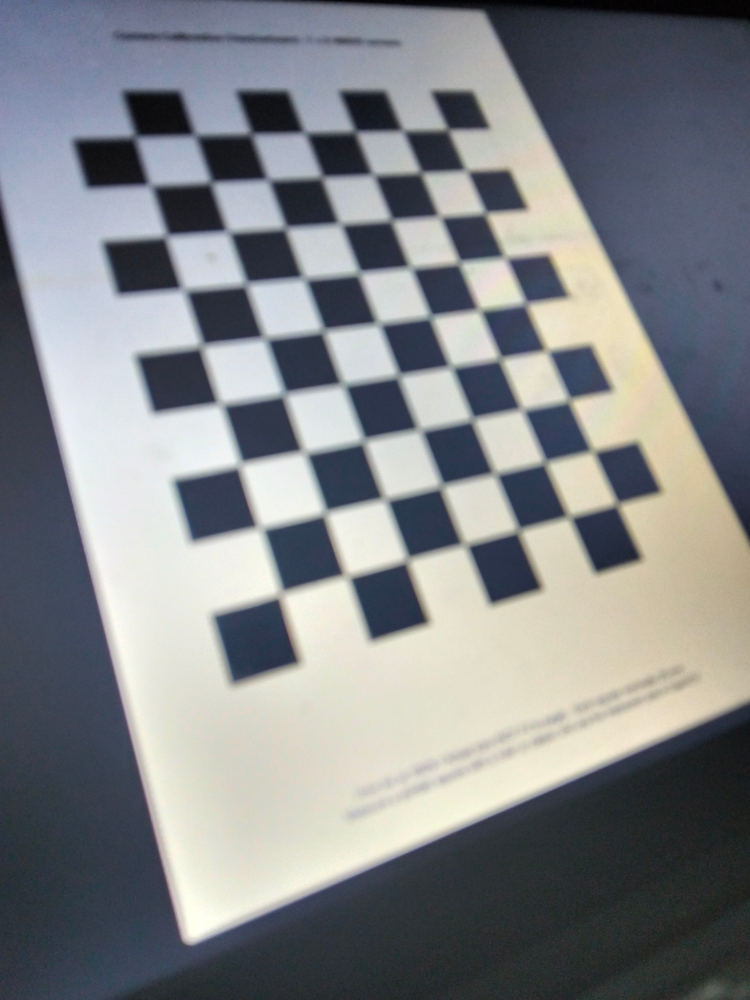
#> input picture calibration/images/checkerboard_002.jpg, 1500 x 2000 px (shown at 1/2 size); its folder holds 5 pictures in this run
$ python compare_outlier.py
#> lines starting #> are read from the running program, lines starting #| are printed output that depends on the picture
#> (reads calibration/parameters/calibration_metadata.json from the repository)
#> (reads calibration/parameters/per_image_reprojection_errors.csv from the repository)
### calibration/calibration.py
"""Calibrate camera intrinsics from the supplied checkerboard photographs."""

from __future__ import annotations

import csv
import json
from collections import defaultdict
from dataclasses import dataclass
from datetime import datetime, timezone
from pathlib import Path
from typing import Any

import cv2
import numpy as np


BASE_DIR = Path(__file__).resolve().parent
IMAGE_DIR = BASE_DIR / "images"
OUTPUT_DIR = BASE_DIR / "parameters"
DETECTED_DIR = OUTPUT_DIR / "detected_corners"
PATTERN_SIZES = ((7, 9), (9, 7))
CORNER_REFINEMENT = (
    cv2.TERM_CRITERIA_EPS + cv2.TERM_CRITERIA_MAX_ITER,
    30,
    0.001,
)
SB_FLAGS = cv2.CALIB_CB_NORMALIZE_IMAGE | cv2.CALIB_CB_EXHAUSTIVE
CLASSIC_FLAGS = (
    cv2.CALIB_CB_ADAPTIVE_THRESH | cv2.CALIB_CB_NORMALIZE_IMAGE
)


@dataclass
class Detection:
    image_path: Path
    image: np.ndarray
    corners: np.ndarray
    pattern_size: tuple[int, int]
    method: str
    attempts: dict[str, dict[str, bool]]


def detect_corners(image_path: Path) -> tuple[Detection | None, str | None]:
    image = cv2.imread(str(image_path), cv2.IMREAD_COLOR)
#> image is the input picture: shape (2000, 1500, 3); mean B, G, R 135.3, 132.4, 129.7
    if image is None:
        return None, "image could not be decoded"

    gray = cv2.cvtColor(image, cv2.COLOR_BGR2GRAY)
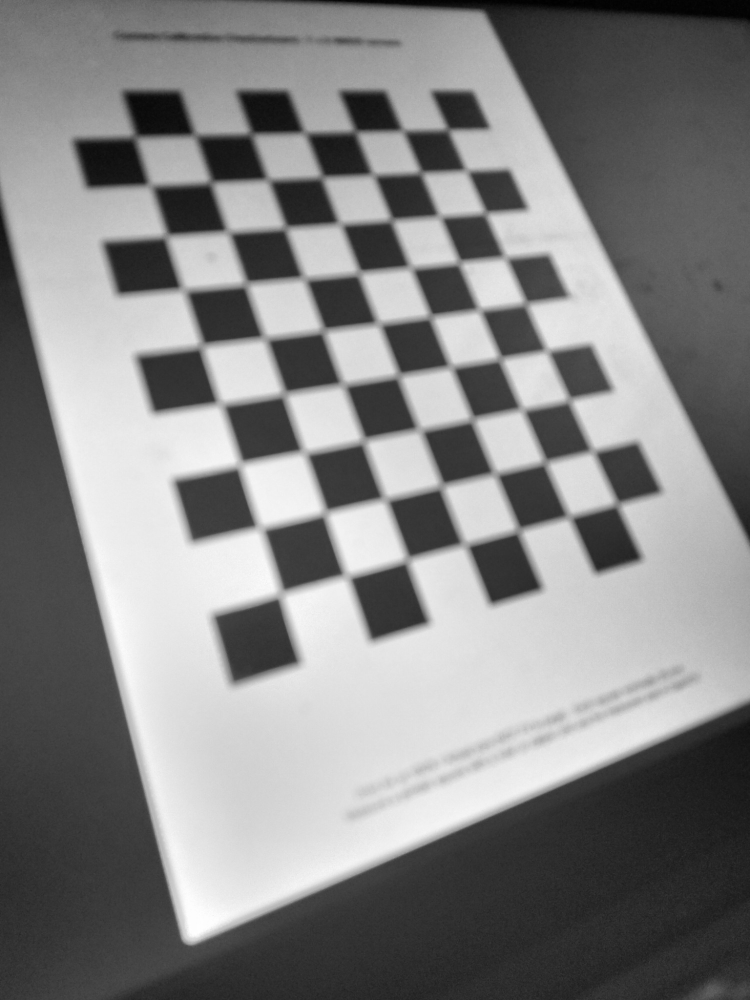
#> gray: shape (2000, 1500) (shown at 1/2 size); min 0, max 254, mean 131.9
    candidates: list[tuple[tuple[int, int], str, np.ndarray]] = []
    attempts: dict[str, dict[str, bool]] = {}

    for pattern_size in PATTERN_SIZES:
        label = f"{pattern_size[0]}x{pattern_size[1]}"
        sb_found, sb_corners = cv2.findChessboardCornersSB(
            gray, pattern_size, SB_FLAGS
        )
        classic_found, classic_corners = cv2.findChessboardCorners(
            gray, pattern_size, CLASSIC_FLAGS
        )
        attempts[label] = {
            "sb_found": bool(sb_found),
            "classic_found": bool(classic_found),
        }

        if sb_found and sb_corners is not None:
            candidates.append((pattern_size, "SB", sb_corners))
        if classic_found and classic_corners is not None:
            candidates.append((pattern_size, "classic", classic_corners))
#> this loop made 2 passes
#> (sb_found, classic_found) on passes 1 to 2: (False, True), (False, True)
#> after the loop, attempts = 2 items; candidates = 2 items

    if not candidates:
        return None, "no complete 7x9 or 9x7 corner grid detected"

    # Prefer the stated 7x9 layout and SB localization, with classic fallback.
    pattern_rank = {size: rank for rank, size in enumerate(PATTERN_SIZES)}
    method_rank = {"SB": 0, "classic": 1}
    pattern_size, method, corners = min(
        candidates,
        key=lambda item: (
            pattern_rank[item[0]],
            method_rank[item[1]],
        ),
    )
#> pattern_size = (7, 9); method = 'classic'; corners = 63 rows, first 8: [1235.5, 1009], [1139, 1034], [1038, 1061], [930, 1089.5], [815, 1120], [694, 1152], [561.5, 1189], [1185.5, 902]
    refined = cv2.cornerSubPix(
        gray,
        corners,
        (11, 11),
        (-1, -1),
        CORNER_REFINEMENT,
    )
#> refined = 63 rows, first 8: [1239.3, 1004.4], [1144.8, 1036.8], [1042.8, 1055.9], [937.3, 1093.6], [818.7, 1113], [685.5, 1148.9], [556.3, 1197.3], [1191.6, 904.3]
    return (
        Detection(
            image_path=image_path,
            image=image,
            corners=refined,
            pattern_size=pattern_size,
            method=method,
            attempts=attempts,
        ),
        None,
    )


# [5 lines left out: function make_object_points, not called in this run]


def write_image(path: Path, image: np.ndarray) -> None:
    if not cv2.imwrite(str(path), image):
        raise OSError(f"Could not write image: {path}")


# [335 lines left out: functions save_detected_corners, save_undistortion_comparison, calibrate_group, main, not called in this run]


# [2 lines that do not run on import are left out]

### calibration/compare_outlier.py
"""Non-destructive, single-outlier calibration comparison; no production writes."""
import csv
import hashlib
import json
from datetime import datetime, timezone
from pathlib import Path

import cv2
import numpy as np

from calibration import detect_corners, make_object_points


def main():
    base = Path(__file__).resolve().parent
    protected = sorted(p for folder in (base / 'images', base / 'parameters')
                       for p in folder.rglob('*') if p.is_file())
    hashes = {str(p.relative_to(base)): hashlib.sha256(p.read_bytes()).hexdigest()
              for p in protected}
    out = base / 'comparisons' / datetime.now(timezone.utc).strftime('exclude_002_%Y%m%dT%H%M%S%fZ')
    out.mkdir(parents=True, exist_ok=False)
    metadata = json.loads((base / 'parameters/calibration_metadata.json').read_text())
    original = next(g for g in metadata['calibrations_by_resolution']
                    if g['image_size_px'] == {'width': 1500, 'height': 2000})
    detections = []
    for record in original['individual_image_errors']:
        detection, failure = detect_corners(base / 'images' / record['image'])
        if detection is None:
            raise RuntimeError(f"{record['image']}: {failure}; no silent exclusions")
        if detection.image.shape[:2] != (2000, 1500):
            raise RuntimeError('Unexpected image size')
        detections.append(detection)
        print(f'Detected {record["image"]}: {detection.method}', flush=True)
#| Detected checkerboard_002.jpg: classic
#> pass 3 of the loop in main, `for record in original['individual_image_errors']:`:
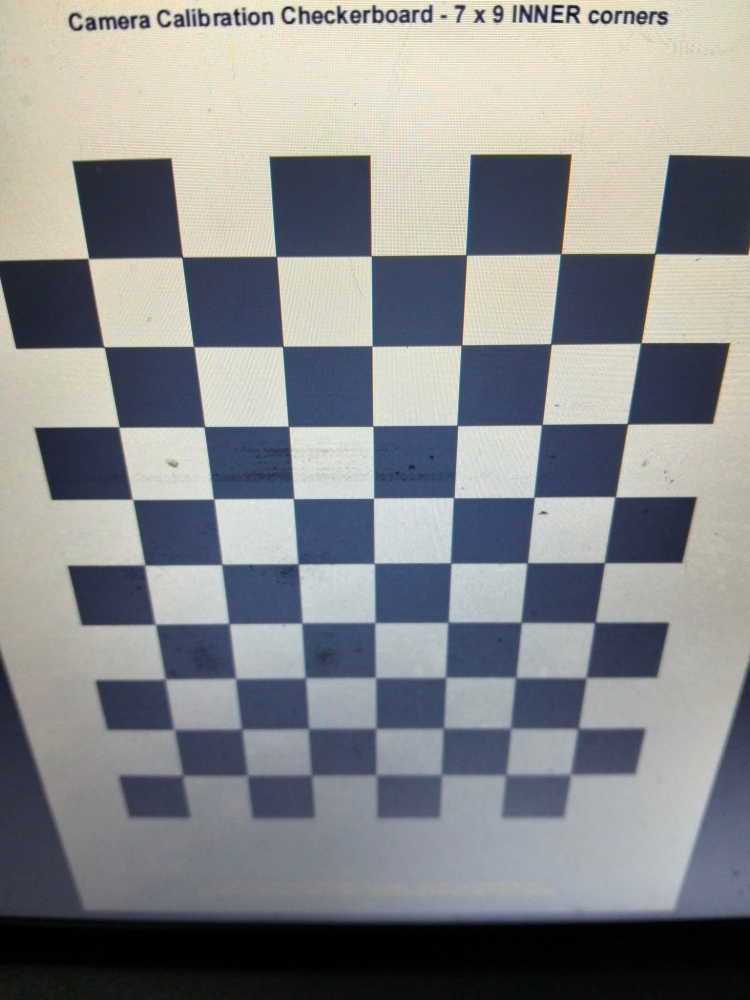
#> input picture calibration/images/checkerboard_004.jpg, 1500 x 2000 px (shown at 1/2 size)
#> in detect_corners, image is the input picture: shape (2000, 1500, 3); mean B, G, R 139.5, 137.4, 135.5
#> in detect_corners (call 3), `gray = cv2.cvtColor(image, cv2.COLOR_BGR2GRAY)`:
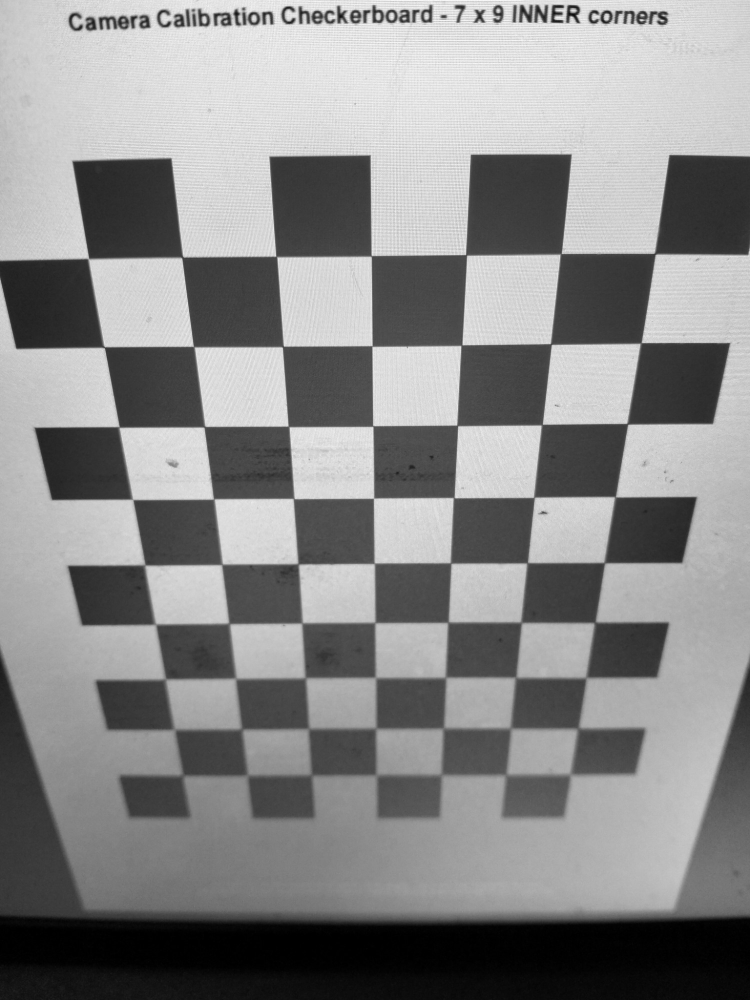
#> gray: shape (2000, 1500) (shown at 1/2 size); min 0, max 254, mean 137.1
#> the loop in detect_corners (call 3), `for pattern_size in PATTERN_SIZES:` made 2 passes
#> after the loop in detect_corners (call 3), `for pattern_size in PATTERN_SIZES:`: candidates = 2 items
#> method = 'classic'; corners = 63 rows, first 8: [1140.5, 1549], [1011.5, 1550], [883.5, 1550], [752.5, 1551], [624, 1550.5], [495, 1551], [365, 1550.5], [1156.5, 1456.5]
#> refined = 63 rows, first 8: [1140.6, 1548.7], [1012.3, 1549.7], [883.1, 1549.6], [752.7, 1550.3], [623.5, 1550.1], [495.6, 1550.1], [366.4, 1550.1], [1156.5, 1456.8]
#| Detected checkerboard_004.jpg: classic
#> the loop made 5 passes; the first 3 are shown
    objects = [make_object_points(d.pattern_size) for d in detections]
    points = [d.corners for d in detections]
    baseline = cv2.calibrateCamera(objects, points, (1500, 2000), None, None)
    keep = [i for i, d in enumerate(detections) if d.image_path.name != 'checkerboard_002.jpg']
    if len(keep) != 14:
        raise RuntimeError('Expected exactly 14 retained images')
    updated = cv2.calibrateCamera([objects[i] for i in keep], [points[i] for i in keep],
                                (1500, 2000), None, None)
    rms, matrix, distortion, rotations, translations = updated
    rows = []
    normals = []
    thumbs = []
    for i, d in enumerate(detections):
        retained = i in keep
        if retained:
            j = keep.index(i)
            rotation, translation = rotations[j], translations[j]
        else:
            ok, rotation, translation = cv2.solvePnP(objects[i], points[i], matrix, distortion)
            if not ok:
                raise RuntimeError('Excluded-image pose fit failed')
        projected, _ = cv2.projectPoints(objects[i], rotation, translation, matrix, distortion)
        error = float(np.sqrt(np.mean(np.sum((points[i].reshape(-1, 2) - projected.reshape(-1, 2)) ** 2, axis=1))))
        rot, _ = cv2.Rodrigues(rotation)
        normal = rot[:, 2]
        if normal[2] < 0:
            normal = -normal
        tilt = float(np.degrees(np.arccos(np.clip(normal[2], -1, 1))))
        tx = float(np.degrees(np.arctan2(normal[0], normal[2])))
        ty = float(np.degrees(np.arctan2(normal[1], normal[2])))
        xy = points[i].reshape(-1, 2)
        area = float(cv2.contourArea(cv2.convexHull(xy)) / (1500 * 2000))
        row = dict(image=d.image_path.name, retained=retained, detector=d.method,
                   original_error_px=original['individual_image_errors'][i]['reprojection_error_px'],
                   updated_error_px=error, tilt_deg=tilt, normal_x_angle_deg=tx,
                   normal_y_angle_deg=ty, centroid_x_px=float(xy[:, 0].mean()),
                   centroid_y_px=float(xy[:, 1].mean()), corner_hull_image_fraction=area)
        rows.append(row)
        if retained:
            normals.append(normal)
        thumb = cv2.resize(d.image, (225, 300))
        cv2.putText(thumb, d.image_path.stem, (5, 18), cv2.FONT_HERSHEY_SIMPLEX, .42, (0, 0, 255), 1)
        cv2.putText(thumb, f'tilt {tilt:.1f} deg', (5, 38), cv2.FONT_HERSHEY_SIMPLEX, .42, (0, 0, 255), 1)
        thumbs.append(thumb)
    cv2.imwrite(str(out / 'view_contact_sheet.jpg'), np.vstack([np.hstack(thumbs[i:i+5]) for i in range(0, 15, 5)]))
    angles = np.degrees(np.arccos(np.clip(np.array(normals) @ np.array(normals).T, -1, 1)))
    retained_rows = [r for r in rows if r['retained']]
    diversity = {key: [min(r[key] for r in retained_rows), max(r[key] for r in retained_rows)]
                 for key in ('tilt_deg', 'normal_x_angle_deg', 'normal_y_angle_deg',
                             'centroid_x_px', 'centroid_y_px', 'corner_hull_image_fraction')}
    diversity['max_pairwise_normal_angle_deg'] = float(angles.max())
    diversity['note'] = 'Pose estimates depend on the fitted intrinsics. Angular diversity and spatial coverage are diagnostics, not an accuracy certificate.'
    old_shared = float(np.sqrt(np.mean([r['original_error_px'] ** 2 for r in retained_rows])))
    np.savez_compressed(out / 'camera_parameters_1500x2000_excluding_002.npz',
                        camera_matrix=matrix, distortion_coefficients=distortion,
                        rms_reprojection_error_px=rms, image_size_wh=[1500, 2000],
                        rotation_vectors=rotations, translation_vectors=translations,
                        included_images=[detections[i].image_path.name for i in keep],
                        square_size_units='unit square')
    np.savez_compressed(out / 'detected_points.npz', image_points=np.array(points),
                        object_points=np.array(objects), images=[d.image_path.name for d in detections])
    unchanged = all(hashlib.sha256((base / name).read_bytes()).hexdigest() == digest
                    for name, digest in hashes.items())
    result = dict(opencv_version=cv2.__version__, original_saved_rms_px=original['rms_reprojection_error_px'],
                  reproduced_baseline_rms_px=float(baseline[0]), updated_rms_px=float(rms),
                  original_model_rms_on_same_14_images_px=old_shared,
                  rms_reduction_percent=100 * (1 - rms / original['rms_reprojection_error_px']),
                  original_image_count=15, updated_image_count=14,
                  excluded_images=['checkerboard_002.jpg'], camera_matrix=matrix.tolist(),
                  distortion_coefficients_order=['k1', 'k2', 'p1', 'p2', 'k3'],
                  distortion_coefficients=distortion.reshape(-1).tolist(), viewing_diversity=diversity,
                  per_image_results=rows, original_files_unchanged=unchanged,
                  caveats=['Excluded-image error uses pose fitted with fixed updated intrinsics; it is not independent validation.',
                           'Photographs came from a PDF (user-confirmed); prior geometric processing is unknown.',
                           'Physical checkerboard square size was not verified; unit-square coordinates do not establish millimetre scale.',
                           'Lower training RMS does not prove calibration accuracy or metric measurement accuracy.',
                           'No other images excluded; 1500x1125 model not recalibrated or written.'])
    (out / 'comparison.json').write_text(json.dumps(result, indent=2), encoding='utf-8')
    (out / 'preservation_sha256.json').write_text(json.dumps(hashes, indent=2), encoding='utf-8')
    with (out / 'per_image_comparison.csv').open('w', newline='', encoding='utf-8') as stream:
        writer = csv.DictWriter(stream, fieldnames=list(rows[0]))
        writer.writeheader()
        writer.writerows(rows)
    if not unchanged:
        raise RuntimeError('Original file preservation check failed')
    print(json.dumps(result, indent=2), flush=True)
    print(f'OUTPUT_DIRECTORY={out}', flush=True)


if __name__ == '__main__':
#> (the run stopped early here; a loop or call above may not have finished)
